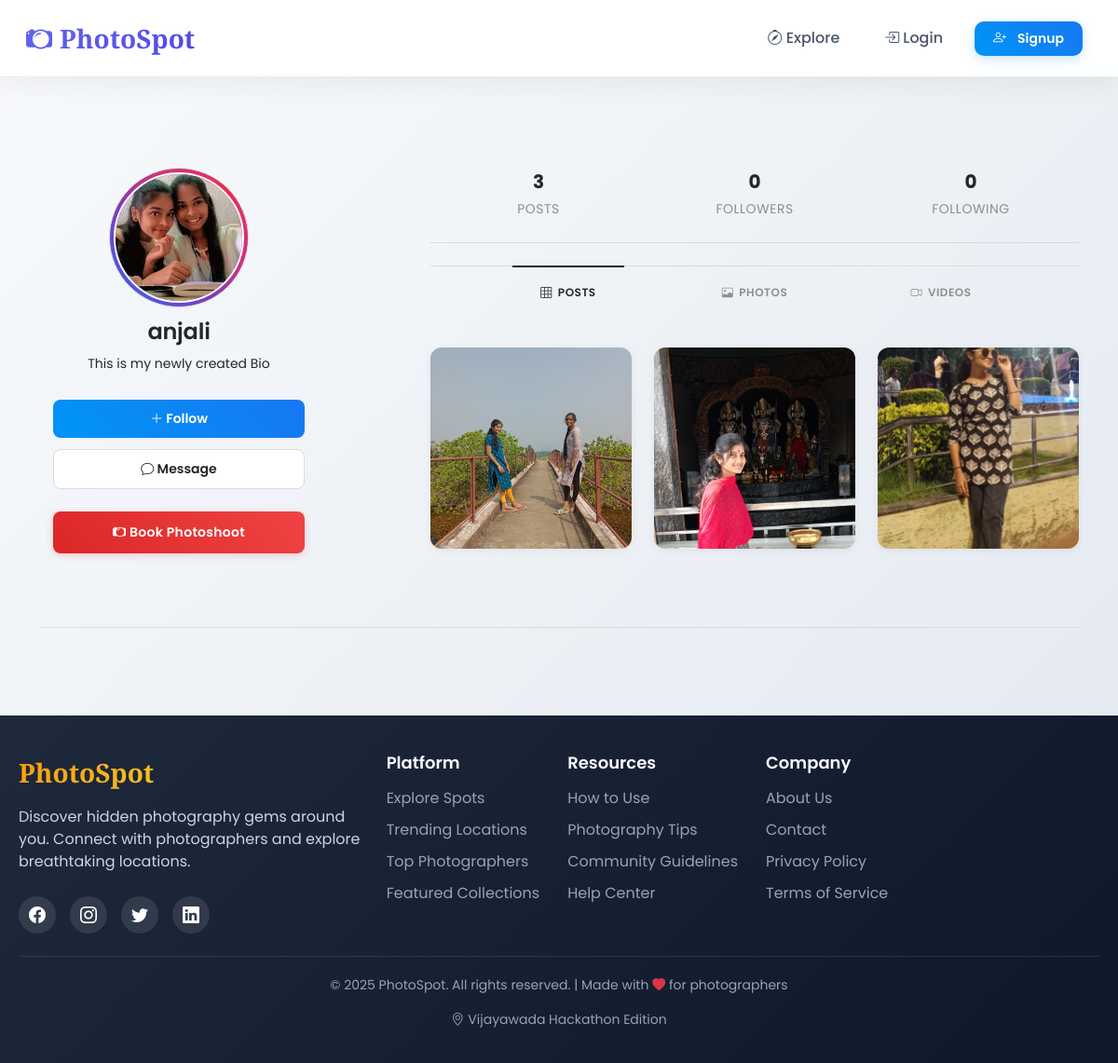
The app's page /profile/anjali/ with its own data.
### main/models.py (models this page shows, shortened)
class PhotographerProfile(models.Model):
    user = models.OneToOneField(User, on_delete=models.CASCADE)
    bio = models.TextField(blank=True)
    contact = models.CharField(max_length=30, blank=True)
    portfolio_link = models.URLField(blank=True)
    profile_pic = models.ImageField(upload_to='profiles/', blank=True, null=True)

class Post(models.Model):
    uploader = models.ForeignKey(User, on_delete=models.CASCADE, related_name='posts')
    title = models.CharField(max_length=200)
    description = models.TextField(blank=True)
    location = models.ForeignKey(Location, on_delete=models.SET_NULL, null=True, blank=True)
    image = models.ImageField(upload_to='posts/',  blank=True, null=True)
    video = models.FileField(upload_to='videos/', blank=True, null=True)
    created_at = models.DateTimeField(auto_now_add=True)

### main/views.py (the view)
# urls.py: path('profile/<str:username>/', views.profile, name='profile'),
def profile(request, username):
    owner = get_object_or_404(User, username=username)
    posts = (
        owner.posts
        .select_related('location')
        .annotate(
            likes_count=Count('likes', distinct=True),
            comments_count=Count('comments', distinct=True)
        )
        .order_by('-created_at')
    )
    profile = PhotographerProfile.objects.filter(user=owner).first()
    return render(request, 'main/profile.html', {'owner': owner, 'posts': posts, 'profile': profile})

### main/templates/main/profile.html (shortened to what this page needs)
{% extends 'main/base.html' %}
{% block content %}
    <div class="profile-page" style="margin-left: -20px; padding-left: 0;"></div>
    <div class="profile-layout">
        <div class="profile-left-column">
            <div class="profile-image-container">
                <div class="profile-image-wrapper">
                    {% if profile.profile_pic %}
                        <img src="{{ profile.profile_pic.url }}" class="profile-image" alt="{{ owner.username }}'s profile picture">
                    {% else %}
                        <img src="/static/default_profile.jpg" class="profile-image" alt="Default profile picture">
                    {% endif %}
                </div>
            </div>
            <h1 class="profile-username">{{ owner.username }}</h1>
            {% if profile.bio %}
            <p class="profile-bio">{{ profile.bio }}</p>
            {% endif %}
            <div class="profile-actions">
                {% if request.user == owner %}
                <a href="{% url 'edit_profile' %}" class="btn-action">
                    <i class="bi bi-pencil"></i> Edit Profile
                </a>
                {% else %}
                <button class="btn-action primary">
                    <i class="bi bi-plus-lg"></i> Follow
                </button>
                <button class="btn-action">
                    <i class="bi bi-chat"></i> Message
                </button>
                {% endif %}
                  {% if request.user != owner %}
                <button class="btn-booking" data-bs-toggle="modal" data-bs-target="#bookingModal">
                    <i class="bi bi-camera2"></i> Book Photoshoot
                </button>
                {% endif %}
            </div>
        </div>
        <div class="profile-right-column">
            <div class="profile-stats">
                <div class="stat">
                    <span class="stat-number">{{ posts.count }}</span>
                    <span class="stat-label">Posts</span>
                </div>
                <div class="stat">
                    <span class="stat-number">0</span>
                    <span class="stat-label">Followers</span>
                </div>
                <div class="stat">
                    <span class="stat-number">0</span>
                    <span class="stat-label">Following</span>
                </div>
            </div>
            <div class="gallery-tabs">
                <div class="tab active" data-filter="all">
                    <i class="bi bi-grid-3x3"></i> Posts
                </div>
                <div class="tab" data-filter="photo">
                    <i class="bi bi-image"></i> Photos
                </div>
                <div class="tab" data-filter="video">
                    <i class="bi bi-camera-video"></i> Videos
                </div>
            </div>
            <div class="gallery-section">
                {% if posts %}
                <div class="gallery-grid" id="galleryGrid">
                    {% for p in posts %}
                    <div class="gallery-item" data-id="{{ p.id }}"
                         data-type="{% if p.image %}photo{% elif p.video %}video{% endif %}">
                              <a href="#" class="open-post-modal"
   data-id="{{ p.id }}"
   data-type="{% if p.image %}photo{% elif p.video %}video{% endif %}"
   data-src="{% if p.image %}{{ p.image.url }}{% elif p.video %}{{ p.video.url }}{% endif %}"
   data-likes="{{ p.likes_count|default:'0' }}"
   data-comments="{{ p.comments_count|default:'0' }}"
   data-type="{% if p.image %}photo{% elif p.video %}video{% endif %}"
   data-uploader="{{ p.uploader.id }}">
    {% if p.image %}
        <img src="{{ p.image.url }}" class="gallery-media" alt="Post image">
    {% elif p.video %}
        <video class="gallery-media" muted playsinline>
            <source src="{{ p.video.url }}">
        </video>
    {% endif %}
</a>
                    </div>
                    {% endfor %}
                </div>
                {% endif %}
            </div>
        </div>
    </div>
</div>
{% endblock %}

### main/templates/main/base.html (style rules this page uses)
html { overflow-y: scroll; }
body { margin: 0; padding: 0; width: 100%; }
:root { --primary: #6366f1; --primary-dark: #4f46e5; --secondary: #f8fafc; --accent: #f59e0b; --dark: #1e293b; --light: #f1f5f9; --shadow: 0 10px 25px rgba(0, 0, 0, 0.05); --shadow-hover: 0 15px 30px rgba(0, 0, 0, 0.1); --radius: 16px; --transition: all 0.3s ease; }
* { margin: 0; padding: 0; box-sizing: border-box; }
body { font-family: 'Poppins', sans-serif; background: linear-gradient(135deg, #f8fafc 0%, #e2e8f0 100%); color: var(--dark); min-height: 100vh; display: flex; flex-direction: column; }

### main/templates/main/profile.html (style rules this page uses)
.profile-page { max-width: 935px; margin: 0 auto; padding: 20px 1px 40px; }
.profile-layout { display: flex; gap: 120px; margin-bottom: 44px; padding-bottom: 44px; border-bottom: 1px solid #dbdbdb; }
.profile-left-column { flex: 0 0 300px; position: sticky; top: 100px; height: fit-content; }
.profile-right-column { flex: 1; min-width: 0; }
.profile-image-container { width: 200px; height: auto; margin: 0 auto 12px; position: relative; }
.profile-image-wrapper { width: 150px; height: 150px; border-radius: 50%; overflow: hidden; border: 1px solid #dbdbdb; padding: 4px; background: linear-gradient(45deg, #405de6, #5851db, #833ab4, #c13584, #e1306c, #fd1d1d); margin: 0 auto; transition: transform 0.3s ease; }
.profile-image { width: 100%; height: 100%; object-fit: cover; border-radius: 50%; border: 2px solid white; }
.profile-username { font-size: 24px; font-weight: 600; color: #262626; text-align: center; margin: 0 0 8px 0; letter-spacing: -0.2px; }
.profile-bio { font-size: 14px; color: #262626; line-height: 1.6; margin: 0 0 20px 0; text-align: center; padding: 0 15px; }
.profile-actions { display: flex; flex-direction: column; gap: 12px; margin-top: 28px; padding: 0 15px; }
.btn-action { width: 100%; padding: 10px 0; border-radius: 8px; font-size: 14px; font-weight: 600; cursor: pointer; border: 1px solid #dbdbdb; background: white; color: #262626; text-decoration: none; text-align: center; transition: all 0.2s ease; }
.btn-action.primary { background: linear-gradient(45deg, #0095f6, #1877f2); color: white; border: none; }
.profile-stats { display: flex; justify-content: space-between; align-items: center; padding: 0 0 24px 0; margin-bottom: 24px; border-bottom: 1px solid #dbdbdb; }
.stat { text-align: center; cursor: pointer; flex: 1; padding: 0 10px; transition: transform 0.2s ease; }
.stat-number { font-size: 20px; font-weight: 700; color: #262626; display: block; margin-bottom: 2px; }
.stat-label { font-size: 14px; color: #8e8e8e; letter-spacing: 0.5px; text-transform: uppercase; }
.gallery-tabs { display: flex; justify-content: center; border-top: 1px solid #dbdbdb; margin-bottom: 0; }
.tab { display: flex; align-items: center; justify-content: center; gap: 6px; padding: 18px 0; margin: 0 40px; font-size: 12px; font-weight: 600; color: #8e8e8e; text-transform: uppercase; letter-spacing: 0.5px; border-top: 2px solid transparent; margin-top: -1px; cursor: pointer; transition: all 0.2s ease; flex: 1; max-width: 120px; }
.tab.active { color: #262626; border-top-color: #262626; }
.gallery-grid { display: grid; grid-template-columns: repeat(3, 1fr); gap: 24px; margin-top: 32px; padding: 0 0 40px; }
.gallery-item { position: relative; aspect-ratio: 1; overflow: hidden; border-radius: 12px; background: #f2f2f2; box-shadow: 0 2px 8px rgba(0,0,0,0.06); transition: all 0.3s cubic-bezier(0.4, 0, 0.2, 1); }
.gallery-media { width: 100%; height: 100%; object-fit: cover; display: block; }
.btn-booking { background: linear-gradient(45deg, #dc2626, #ef4444); color: white; border: none; border-radius: 8px; padding: 12px 0; font-size: 14px; font-weight: 600; cursor: pointer; width: 100%; margin-top: 12px; transition: all 0.3s ease; letter-spacing: 0.3px; box-shadow: 0 2px 8px rgba(220, 38, 38, 0.2); }

### records on screen
PhotographerProfile: profile_pic (picture), bio "This is my newly created Bio"
Post: image (picture)
Post: image (picture)
Post: image (picture)

### other values on screen
{{ owner.username }} "anjali"
{{ posts.count }} "3"
